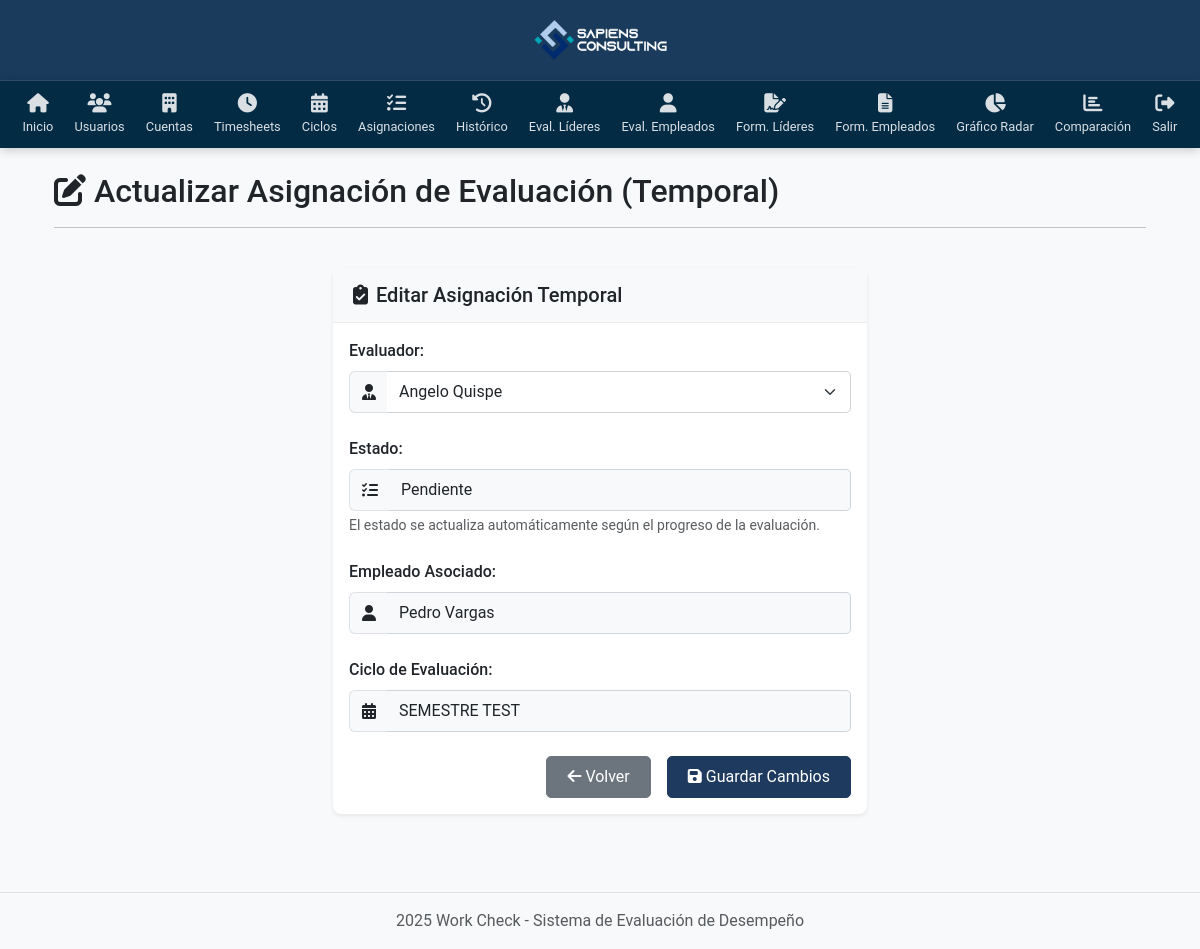
Screenshot of /temp_assignments/update/44/ (signed in) with the database file from the repository.
### System/models.py (models this page shows)
class Temp_EvaluationAssignment(models.Model):
    evaluator = models.ForeignKey(Usuario, on_delete=models.CASCADE, related_name='temp_evaluator_assignments')
    employee = models.ForeignKey(Usuario, on_delete=models.CASCADE, related_name='temp_employee_assignments')
    status = models.CharField(max_length=50)
    created_at = models.DateTimeField(auto_now_add=True)
    summary = models.ForeignKey(Summary, on_delete=models.CASCADE, null=True, blank=True)
    evaluation_details = models.ForeignKey(EvaluationDetails, on_delete=models.CASCADE, null=True, blank=True)
    evaluation_cycle = models.CharField(max_length=50)

class Usuario(models.Model):
    first_name = models.CharField(max_length=50)
    middle_name = models.CharField(max_length=50, blank=True, null=True)
    last_name = models.CharField(max_length=50)
    second_last_name = models.CharField(max_length=50, blank=True, null=True)
    user_type = models.CharField(max_length=50)
    position = models.ForeignKey(Position, on_delete=models.PROTECT)

### System/views.py (the view)
# urls.py: path('temp_assignments/update/<int:assignment_id>/', views.update_temp_evaluation_assignment, name='update_temp_assignment'),
@login_required
def update_temp_evaluation_assignment(request, assignment_id):
    try:
        assignment = Temp_EvaluationAssignment.objects.get(id=assignment_id)
    except Temp_EvaluationAssignment.DoesNotExist:
        return redirect('list_temp_assignments')
    evaluators = Usuario.objects.filter(user_type__in=["Lider", "Gerente"])
    if request.method == 'POST':
        evaluator_id = request.POST.get('evaluator')
        assignment.evaluator_id = evaluator_id
        assignment.save()
        return redirect('list_temp_assignments')
    return render(request, 'System/update_temp_evaluation_assignment.html', {
        'assignment': assignment,
        'evaluators': evaluators
    })

### System/views.py (called while the page is built)
def login_required(view_func):
    @wraps(view_func)
    def wrapped_view(request, *args, **kwargs):
        if not request.session.get('user_id'):
            return redirect('login')
        return view_func(request, *args, **kwargs)
    return wrapped_view

### System/templates/System/update_temp_evaluation_assignment.html (shortened to what this page needs)
{% extends 'System/base.html' %}
{% load static %}
{% block content %}
<div class="container">
    <div class="row mb-4">
        <div class="col-12">
            <div class="d-flex align-items-center">
                <h2 class="mb-0"><i class="fas fa-edit me-2"></i>Actualizar Asignación de Evaluación (Temporal)</h2>
            </div>
            <hr class="mt-3">
        </div>
    </div>
    <div class="row">
        <div class="col-md-8 col-lg-6 mx-auto">
            <div class="card shadow-sm">
                <div class="card-header bg-light">
                    <h5 class="card-title mb-0"><i class="fas fa-clipboard-check me-2"></i>Editar Asignación Temporal</h5>
                </div>
                <div class="card-body">
                    <form method="post">
                        <div class="mb-4">
                            <label for="evaluator" class="form-label">Evaluador:</label>
                            <div class="input-group">
                                <span class="input-group-text"><i class="fas fa-user-tie"></i></span>
                                <select class="form-select" id="evaluator" name="evaluator" required>
                                    {% for eva in evaluators %}
                                        <option value="{{ eva.id }}" {% if eva.id == assignment.evaluator.id %}selected{% endif %}>
                                            {{ eva.first_name }} {{ eva.last_name }}
                                        </option>
                                    {% endfor %}
                                </select>
                            </div>
                        </div>
                        <div class="mb-4">
                            <label class="form-label">Estado:</label>
                            <div class="input-group">
                                <span class="input-group-text"><i class="fas fa-tasks"></i></span>
                                <input type="text" class="form-control" value="{{ assignment.status }}" readonly>
                            </div>
                            <div class="form-text text-muted">
                                El estado se actualiza automáticamente según el progreso de la evaluación.
                            </div>
                        </div>
                        <div class="mb-4">
                            <label class="form-label">Empleado Asociado:</label>
                            <div class="input-group">
                                <span class="input-group-text"><i class="fas fa-user"></i></span>
                                <input type="text" class="form-control" value="{{ assignment.employee.first_name }} {{ assignment.employee.last_name }}" readonly>
                            </div>
                        </div>
                        <div class="mb-4">
                            <label class="form-label">Ciclo de Evaluación:</label>
                            <div class="input-group">
                                <span class="input-group-text"><i class="fas fa-calendar-alt"></i></span>
                                <input type="text" class="form-control" value="{{ assignment.evaluation_cycle }}" readonly>
                            </div>
                        </div>
                        <div class="d-grid gap-2 d-md-flex justify-content-md-end mt-4">
                            <a href="{% url 'list_temp_assignments' %}" class="btn btn-secondary me-md-2">
                                <i class="fas fa-arrow-left me-1"></i>Volver
                            </a>
                            <button type="submit" class="btn btn-primary">
                                <i class="fas fa-save me-1"></i>Guardar Cambios
                            </button>
                        </div>
                    </form>
                </div>
            </div>
        </div>
    </div>
</div>
{% endblock %}

### System/static/css/styles.css (style rules this page uses)
body { font-family: 'Roboto', Arial, sans-serif; min-height: 100vh; display: flex; flex-direction: column; background-color: #f8f9fa; margin: 0; padding: 0; }
.container { flex: 1; }
.card { border: none; border-radius: 8px; box-shadow: 0 4px 12px rgba(0, 0, 0, 0.05); transition: transform 0.3s, box-shadow 0.3s; margin-bottom: 20px; }
.card-header { background-color: #f8f9fa; border-bottom: 1px solid rgba(0, 0, 0, 0.05); font-weight: 600; }
.btn { border-radius: 5px; padding: 0.5rem 1.25rem; transition: all 0.3s; }
.btn-primary { background-color: #1f3a5f; border-color: #1f3a5f; }
.form-control, .form-select { border-radius: 5px; border: 1px solid #ced4da; padding: 0.5rem 0.75rem; transition: border-color 0.15s ease-in-out, box-shadow 0.15s ease-in-out; }
.form-label { font-weight: 500; margin-bottom: 0.5rem; }

### System/templates/System/update_temp_evaluation_assignment.html (style rules this page uses)
.card { border-radius: 8px; overflow: hidden; margin-bottom: 30px; border: none; }
.card-header { border-bottom: 1px solid rgba(0, 0, 0, 0.05); padding: 15px 20px; }
.btn-primary { background-color: #1f3a5f; border-color: #1f3a5f; }
.input-group-text { background-color: #f8f9fa; border-right: none; }
.input-group .form-control, .input-group .form-select { border-left: none; }
.form-control[readonly] { background-color: #f8f9fa; opacity: 1; }

### rows the page displays
Temp_EvaluationAssignment: evaluator "Angelo Quispe", status "Pendiente", employee.first_name "Pedro Vargas", evaluation_cycle "SEMESTRE TEST"
